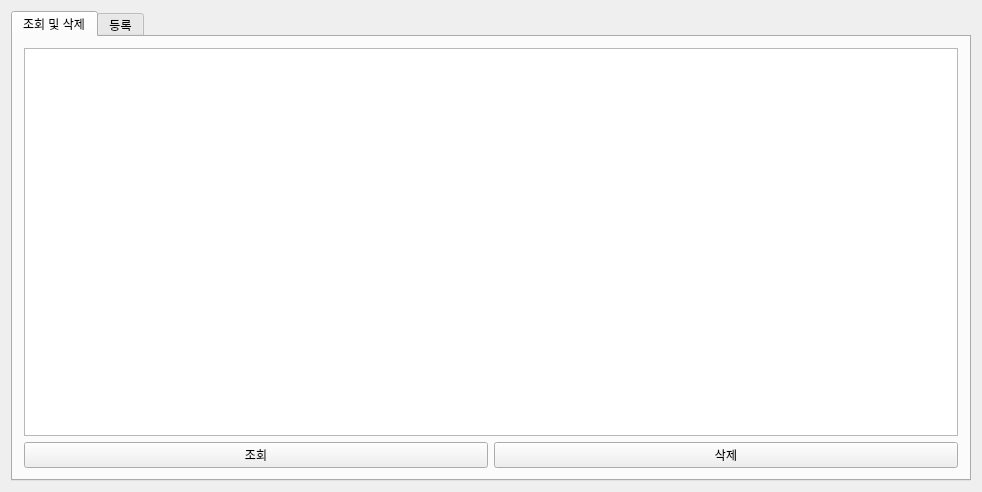
<?xml version="1.0" encoding="UTF-8"?>
<ui version="4.0">
 <class>MainWindow</class>
 <widget class="QMainWindow" name="MainWindow">
  <property name="geometry">
   <rect>
    <x>0</x>
    <y>0</y>
    <width>982</width>
    <height>453</height>
   </rect>
  </property>
  <property name="windowTitle">
   <string>MainWindow</string>
  </property>
  <widget class="QWidget" name="centralWidget">
   <layout class="QGridLayout" name="gridLayout">
    <item row="0" column="0">
     <widget class="QTabWidget" name="tabWidget">
      <property name="currentIndex">
       <number>0</number>
      </property>
      <widget class="QWidget" name="tab">
       <attribute name="title">
        <string>조회 및 삭제</string>
       </attribute>
       <layout class="QVBoxLayout" name="verticalLayout_2">
        <item>
         <widget class="QTableView" name="tableView">
          <property name="sortingEnabled">
           <bool>true</bool>
          </property>
         </widget>
        </item>
        <item>
         <layout class="QHBoxLayout" name="horizontalLayout">
          <item>
           <widget class="QPushButton" name="selectButton">
            <property name="text">
             <string>조회</string>
            </property>
           </widget>
          </item>
          <item>
           <widget class="QPushButton" name="deleteButton">
            <property name="text">
             <string>삭제</string>
            </property>
           </widget>
          </item>
         </layout>
        </item>
       </layout>
      </widget>
      <widget class="QWidget" name="tab_2">
       <attribute name="title">
        <string>등록</string>
       </attribute>
       <layout class="QGridLayout" name="gridLayout_5">
        <item row="0" column="0">
         <layout class="QVBoxLayout" name="verticalLayout">
          <property name="sizeConstraint">
           <enum>QLayout::SetMaximumSize</enum>
          </property>
          <item>
           <layout class="QFormLayout" name="formLayout">
            <item row="0" column="0">
             <widget class="QLabel" name="name_label">
              <property name="autoFillBackground">
               <bool>true</bool>
              </property>
              <property name="text">
               <string>이름</string>
              </property>
              <property name="wordWrap">
               <bool>false</bool>
              </property>
             </widget>
            </item>
            <item row="0" column="1">
             <widget class="QComboBox" name="name_comboBox">
              <property name="editable">
               <bool>true</bool>
              </property>
             </widget>
            </item>
            <item row="2" column="0">
             <widget class="QLabel" name="category_label">
              <property name="text">
               <string>카테고리</string>
              </property>
             </widget>
            </item>
            <item row="2" column="1">
             <widget class="QComboBox" name="category_comboBox">
              <property name="editable">
               <bool>true</bool>
              </property>
             </widget>
            </item>
            <item row="3" column="0">
             <widget class="QLabel" name="keyword_label">
              <property name="text">
               <string>키워드</string>
              </property>
             </widget>
            </item>
            <item row="3" column="1">
             <widget class="QComboBox" name="keyword_comboBox">
              <property name="editable">
               <bool>true</bool>
              </property>
             </widget>
            </item>
            <item row="4" column="0">
             <widget class="QLabel" name="number_label">
              <property name="text">
               <string>보유 수량</string>
              </property>
             </widget>
            </item>
            <item row="4" column="1">
             <widget class="QLineEdit" name="number_lineEdit"/>
            </item>
            <item row="5" column="0">
             <widget class="QLabel" name="price_label">
              <property name="text">
               <string>주당 가격</string>
              </property>
             </widget>
            </item>
            <item row="5" column="1">
             <widget class="QLineEdit" name="price_lineEdit"/>
            </item>
            <item row="6" column="0">
             <widget class="QLabel" name="location_label">
              <property name="text">
               <string>위치</string>
              </property>
             </widget>
            </item>
            <item row="6" column="1">
             <widget class="QComboBox" name="location_comboBox">
              <property name="editable">
               <bool>true</bool>
              </property>
             </widget>
            </item>
            <item row="7" column="0">
             <widget class="QLabel" name="ect_label">
              <property name="text">
               <string>특이사항</string>
              </property>
             </widget>
            </item>
            <item row="7" column="1">
             <widget class="QLineEdit" name="ect_lineEdit"/>
            </item>
            <item row="8" column="0">
             <widget class="QLabel" name="h_label">
              <property name="text">
               <string>수고(H)</string>
              </property>
             </widget>
            </item>
            <item row="8" column="1">
             <widget class="QComboBox" name="h_comboBox">
              <property name="editable">
               <bool>true</bool>
              </property>
             </widget>
            </item>
            <item row="9" column="0">
             <widget class="QLabel" name="r_label">
              <property name="text">
               <string>근원 직경(R)</string>
              </property>
             </widget>
            </item>
            <item row="9" column="1">
             <widget class="QComboBox" name="r_comboBox">
              <property name="editable">
               <bool>true</bool>
              </property>
             </widget>
            </item>
            <item row="10" column="0">
             <widget class="QLabel" name="b_label">
              <property name="text">
               <string>흉고 직경(B)</string>
              </property>
             </widget>
            </item>
            <item row="10" column="1">
             <widget class="QComboBox" name="b_comboBox">
              <property name="editable">
               <bool>true</bool>
              </property>
             </widget>
            </item>
            <item row="11" column="0">
             <widget class="QLabel" name="w_label">
              <property name="text">
               <string>수관 폭(W)</string>
              </property>
             </widget>
            </item>
            <item row="11" column="1">
             <widget class="QComboBox" name="w_comboBox">
              <property name="editable">
               <bool>true</bool>
              </property>
             </widget>
            </item>
            <item row="12" column="0">
             <widget class="QLabel" name="l_label">
              <property name="text">
               <string>수관 길이(L)</string>
              </property>
             </widget>
            </item>
            <item row="12" column="1">
             <widget class="QComboBox" name="l_comboBox">
              <property name="editable">
               <bool>true</bool>
              </property>
             </widget>
            </item>
            <item row="13" column="0">
             <widget class="QLabel" name="t_label">
              <property name="text">
               <string>지하고(T)</string>
              </property>
             </widget>
            </item>
            <item row="13" column="1">
             <widget class="QComboBox" name="t_comboBox">
              <property name="editable">
               <bool>true</bool>
              </property>
             </widget>
            </item>
            <item row="14" column="0">
             <widget class="QLabel" name="manner_label">
              <property name="text">
               <string>육종방법</string>
              </property>
             </widget>
            </item>
            <item row="14" column="1">
             <widget class="QComboBox" name="manner_comboBox">
              <property name="editable">
               <bool>true</bool>
              </property>
             </widget>
            </item>
           </layout>
          </item>
          <item>
           <widget class="QPushButton" name="insertButton">
            <property name="text">
             <string>등록</string>
            </property>
           </widget>
          </item>
         </layout>
        </item>
       </layout>
      </widget>
     </widget>
    </item>
   </layout>
  </widget>
 </widget>
 <layoutdefault spacing="6" margin="11"/>
 <resources/>
 <connections/>
</ui>
